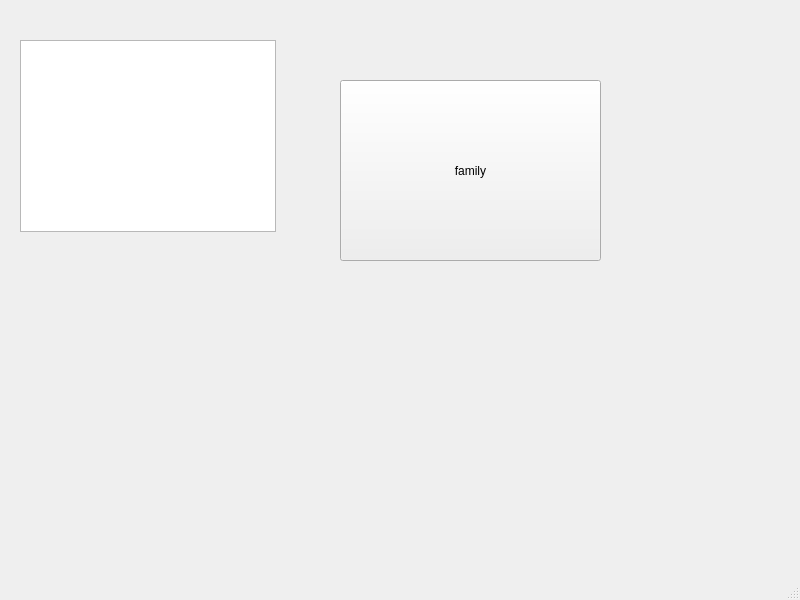
<?xml version="1.0" encoding="UTF-8"?>
<ui version="4.0">
 <class>families</class>
 <widget class="QMainWindow" name="families">
  <property name="geometry">
   <rect>
    <x>0</x>
    <y>0</y>
    <width>800</width>
    <height>600</height>
   </rect>
  </property>
  <property name="windowTitle">
   <string>MainWindow</string>
  </property>
  <widget class="QWidget" name="centralwidget">
   <widget class="QGraphicsView" name="graphicsView">
    <property name="geometry">
     <rect>
      <x>20</x>
      <y>40</y>
      <width>256</width>
      <height>192</height>
     </rect>
    </property>
   </widget>
   <widget class="QPushButton" name="pushButton">
    <property name="geometry">
     <rect>
      <x>340</x>
      <y>80</y>
      <width>261</width>
      <height>181</height>
     </rect>
    </property>
    <property name="text">
     <string>family</string>
    </property>
   </widget>
  </widget>
  <widget class="QMenuBar" name="menubar">
   <property name="geometry">
    <rect>
     <x>0</x>
     <y>0</y>
     <width>800</width>
     <height>21</height>
    </rect>
   </property>
  </widget>
  <widget class="QStatusBar" name="statusbar"/>
 </widget>
 <resources/>
 <connections/>
</ui>
